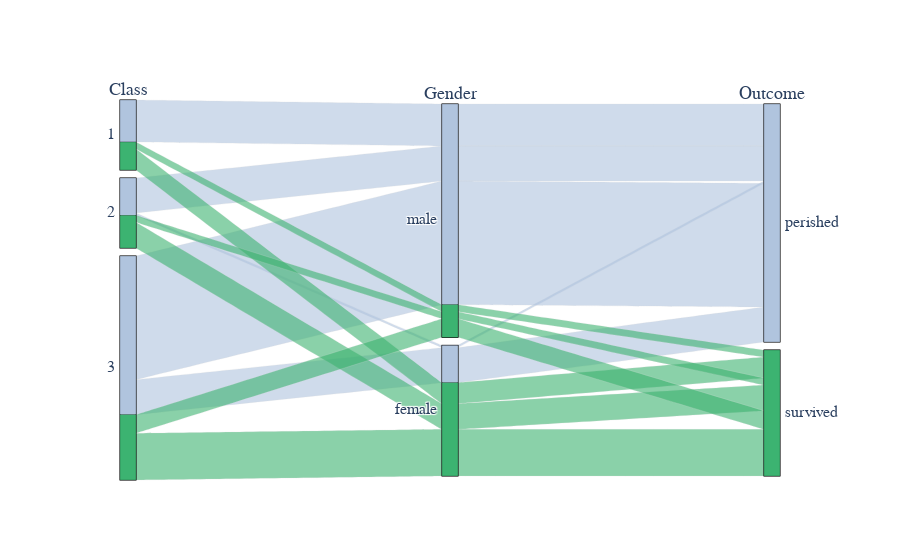

Notebook source saved alongside this figure:
### Code cell
fig = go.Figure(data = [go.Parcats(dimensions=[class_dim, gender_dim, survival_dim],
        line={'color': color, 'colorscale': colorscale},
        hoveron='color', hoverinfo='count+probability',
        labelfont={'size': 18, 'family': 'Times'},
        tickfont={'size': 16, 'family': 'Times'},
        arrangement='freeform')])

fig.show()

### Figure 1 — Plotly figure (JSON) as saved in the notebook; plotly's stock layout.template omitted (floating-point values rounded to 4 significant figures; data arrays with more than 128 entries replaced by an {"elided": "..."} marker saying what was removed)
{"data": [{"arrangement": "freeform", "dimensions": [{"categoryorder": "category ascending", "label": "Class", "values": {"elided": "156 int values"}}, {"label": "Gender", "values": {"elided": "156 str values"}}, {"categoryarray": [0, 1], "label": "Outcome", "ticktext": ["perished", "survived"], "values": {"elided": "156 int values"}}], "hoverinfo": "count+probability", "hoveron": "color", "labelfont": {"family": "Times", "size": 18}, "line": {"color": {"elided": "156 int values"}, "colorscale": [[0, "lightsteelblue"], [1, "mediumseagreen"]]}, "tickfont": {"family": "Times", "size": 16}, "type": "parcats"}], "layout": {}}
